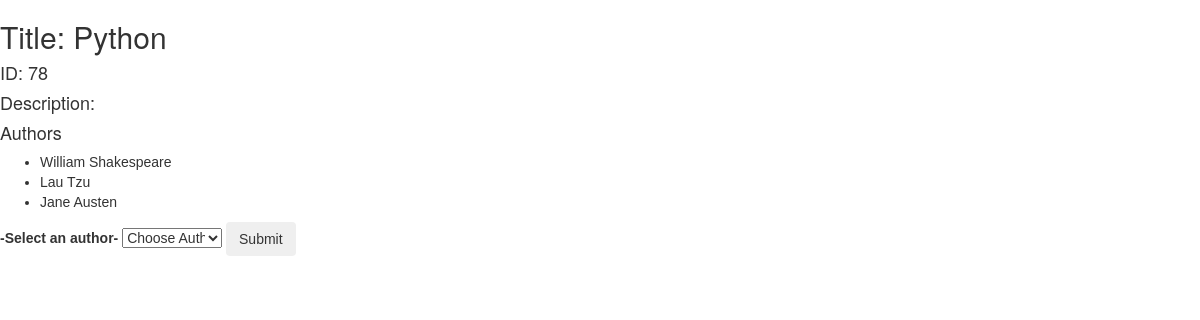
/books/78, run on the app's committed database.
### books_authors_app/models.py (models this page shows, shortened)
class Book(models.Model):
    title = models.CharField(max_length=255)
    desc = models.TextField()
    created_at = models.DateTimeField(auto_now_add=True)
    updated_at = models.DateTimeField(auto_now=True)

class Author(models.Model):
    first_name = models.CharField(max_length=45)
    last_name = models.CharField(max_length=45)
    books = models.ManyToManyField(Book, related_name='authors')
    notes = models.TextField(null=True)
    created_at = models.DateTimeField(auto_now_add=True)
    updated_at = models.DateTimeField(auto_now=True)

### books_authors_app/views.py (the view)
# urls.py: path('books/<int:id>', views.info),
def info(request, id):
    context = {
        'book_by_id': Book.objects.get(id=id),
        'authors': Author.objects.all(),
    }
    if request.POST:
        return (add_author(request,id))
    return render(request, 'info.html', context)

### books_authors_app/templates/info.html (shortened to what this page needs)
<!DOCTYPE html>
<html lang="en">
<head>
    <link rel="stylesheet" href="https://maxcdn.bootstrapcdn.com/bootstrap/3.4.1/css/bootstrap.min.css">
</head>
<body>
    <h2>Title: {{book_by_id.title}}</h2>
    <h4>ID: {{book_by_id.id}}</h4>
    <h4>Description: </h4><p>{{book_by_id.desc}}</p>
    <h4>Authors</h4>
    <ul>
        {% for author in book_by_id.authors.all %}
            <li>{{author.first_name}} {{author.last_name}}</li>
        {% endfor %}
    </ul>
    <div class='input-group'>
        <form action='' method="POST" name="select_an_author">
            <label for="select_an_author">-Select an author-</label>
            <select class="custom-select" id="inputGroupSelect04 select_an_author" name="select_an_author">
                <option selected>Choose Author</option>
            </select>
            <input class="btn btn-outline-secondary" type="submit" name="Add" class="btn btn-primary">
        </form>
    </div>
</body>
</html>

### books_authors_app/templates/info.html (style rules this page uses)
* { font-family: Arial, Helvetica, sans-serif; }
select { width: 100px; }

### data on the page
Book: title "Python", id "78"
Author: first_name "William", last_name "Shakespeare"
Author: first_name "Lau", last_name "Tzu"
Author: first_name "Jane", last_name "Austen"
